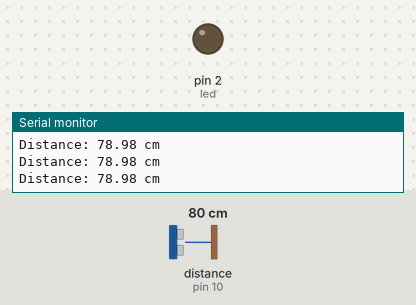
The sketch below on a simulated Arduino Uno, built with avr-gcc and run on an emulated ATmega328P. Shown: output pins drawn as LEDs (lit = HIGH), the last lines printed to the serial monitor. Wiring (inferred from the names in the program): ultrasonic range finder: trigger pin 9; echo pin 10. The inputs (shaded band) are chosen by the test bench; at power-on: distance to the obstacle (sensor on pin 10) 80 cm. The echo pulse lasts 58.3 µs per cm; pins used as bus, display or sensor lines are not drawn.

Above: at 1.3 s.
1.4 s: distance to the obstacle (sensor on pin 10) set to 22 cm
2.9 s: distance to the obstacle (sensor on pin 10) set to 18 cm
At 3.7 s:
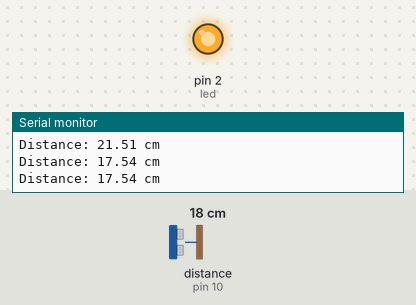
4.5 s: distance to the obstacle (sensor on pin 10) set to 35 cm
At 5.1 s:
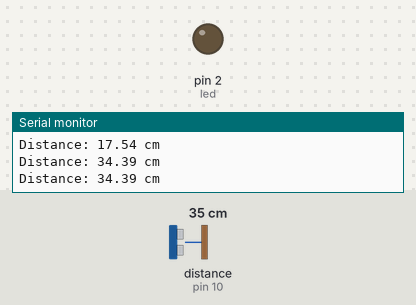
6.0 s: distance to the obstacle (sensor on pin 10) set to 2 cm
At 6.5 s:
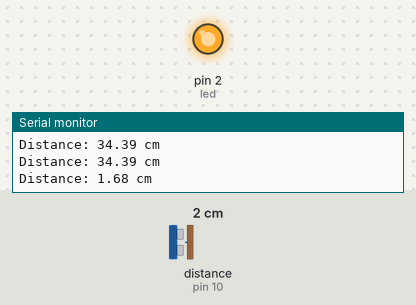
Timing chart, 0 to 8.5 s (numbered marks = the images above; inputs shaded):
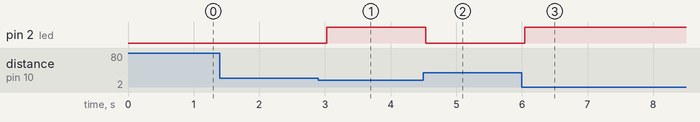

The sketch:

08_Ultrasonic_LED.ino
```cpp
// Ultrasonic Sensor with LED
int trig = 9;
int echo = 10;
int led = 2;

void setup()
{
  pinMode(trig, OUTPUT);
  pinMode(echo, INPUT);
  pinMode(led, OUTPUT);

  Serial.begin(9600);
}

void loop()
{
  long duration;
  float distance;

  digitalWrite(trig, LOW);
  delayMicroseconds(2);

  digitalWrite(trig, HIGH);
  delayMicroseconds(10);

  digitalWrite(trig, LOW);

  duration = pulseIn(echo, HIGH);

  distance = duration * 0.034 / 2;

  Serial.print("Distance: ");
  Serial.print(distance);
  Serial.println(" cm");

  if (distance < 20)
  {
    digitalWrite(led, HIGH);
  }
  else
  {
    digitalWrite(led, LOW);
  }

  delay(500);
}
```

Measured:
- the behaviour switches between 21 and 20 cm on distance to the obstacle (sensor on pin 10) (found by bisection; images 0 and 1)
- after the input at 2.9 s, pin 2 (led): LOW → HIGH after 0.13 s
- after the input at 4.5 s, pin 2 (led): HIGH → LOW at once
- after the input at 6.0 s, pin 2 (led): LOW → HIGH at once
